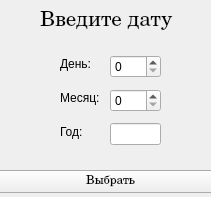
<?xml version="1.0" encoding="UTF-8"?>
<ui version="4.0">
 <class>MainWindow</class>
 <widget class="QMainWindow" name="MainWindow">
  <property name="geometry">
   <rect>
    <x>0</x>
    <y>0</y>
    <width>211</width>
    <height>197</height>
   </rect>
  </property>
  <property name="windowTitle">
   <string>MainWindow</string>
  </property>
  <property name="windowIcon">
   <iconset resource="image.qrc">
    <normaloff>:/image/icons8-обмен-валюты-48.ico</normaloff>:/image/icons8-обмен-валюты-48.ico</iconset>
  </property>
  <widget class="QWidget" name="centralwidget">
   <widget class="QLabel" name="label">
    <property name="geometry">
     <rect>
      <x>40</x>
      <y>0</y>
      <width>151</width>
      <height>41</height>
     </rect>
    </property>
    <property name="font">
     <font>
      <family>C059</family>
      <pointsize>16</pointsize>
      <bold>false</bold>
     </font>
    </property>
    <property name="text">
     <string>Введите дату</string>
    </property>
   </widget>
   <widget class="QPushButton" name="pushButton">
    <property name="geometry">
     <rect>
      <x>-10</x>
      <y>170</y>
      <width>241</width>
      <height>23</height>
     </rect>
    </property>
    <property name="font">
     <font>
      <family>C059</family>
     </font>
    </property>
    <property name="text">
     <string>Выбрать</string>
    </property>
   </widget>
   <widget class="QWidget" name="layoutWidget">
    <property name="geometry">
     <rect>
      <x>110</x>
      <y>50</y>
      <width>51</width>
      <height>101</height>
     </rect>
    </property>
    <layout class="QVBoxLayout" name="verticalLayout">
     <item>
      <widget class="QSpinBox" name="spinDay"/>
     </item>
     <item>
      <widget class="QSpinBox" name="spinMonth"/>
     </item>
     <item>
      <widget class="QLineEdit" name="InputYear">
       <property name="text">
        <string/>
       </property>
      </widget>
     </item>
    </layout>
   </widget>
   <widget class="QWidget" name="layoutWidget">
    <property name="geometry">
     <rect>
      <x>60</x>
      <y>50</y>
      <width>48</width>
      <height>96</height>
     </rect>
    </property>
    <layout class="QVBoxLayout" name="verticalLayout_2">
     <item>
      <widget class="QLabel" name="label_2">
       <property name="text">
        <string>День:</string>
       </property>
      </widget>
     </item>
     <item>
      <widget class="QLabel" name="label_3">
       <property name="text">
        <string>Месяц: </string>
       </property>
      </widget>
     </item>
     <item>
      <widget class="QLabel" name="label_4">
       <property name="text">
        <string>Год:</string>
       </property>
      </widget>
     </item>
    </layout>
   </widget>
   <widget class="QLabel" name="label_5">
    <property name="geometry">
     <rect>
      <x>-30</x>
      <y>140</y>
      <width>251</width>
      <height>41</height>
     </rect>
    </property>
    <property name="text">
     <string/>
    </property>
    <property name="pixmap">
     <pixmap resource="image.qrc">:/image/Без названия.png</pixmap>
    </property>
   </widget>
   <widget class="QLabel" name="label_6">
    <property name="geometry">
     <rect>
      <x>-10</x>
      <y>30</y>
      <width>251</width>
      <height>20</height>
     </rect>
    </property>
    <property name="text">
     <string/>
    </property>
    <property name="pixmap">
     <pixmap resource="image.qrc">:/image/Без названия.png</pixmap>
    </property>
   </widget>
  </widget>
 </widget>
 <resources>
  <include location="image.qrc"/>
 </resources>
 <connections/>
</ui>
